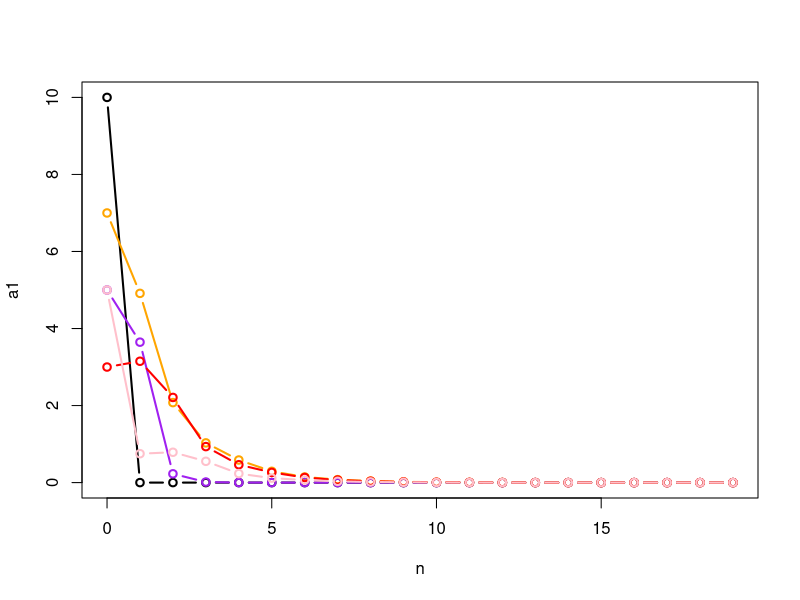

This figure's R source:
s1=1/3
s2=1/8
s3=3/4
s4=1/4
s5=1/2
g1=3/4
g2=1/2
g3=3/5

n=seq(0,19)
a1=rep(0,20)
a2=rep(0,20)
a3=rep(0,20)
a4=rep(0,20)
a5=rep(0,20)

a1[1]=10
a2[1]=5
a3[1]=7
a4[1]=3
a5[1]=5

for(j in 1:19){
	a1[j+1]=0
	a2[j+1]=s1*a1[j]+(s2*(1-g2)*a2[j])
	a3[j+1]=a2[j]*s2*g2+(a3[j]*s3*(1-g3))+s5*a5[j]
	a4[j+1]=s3*g3*a3[j]
	a5[j+1]=s4*a4[j]}

plot(n, a1, type='b', lwd=2)
lines(n, a2, type='b', col='purple', lwd=2)
lines(n, a3, type='b', col='orange', lwd=2)
lines(n, a4, type='b', col='red', lwd=2)
lines(n, a5, type='b', col='pink', lwd=2)
